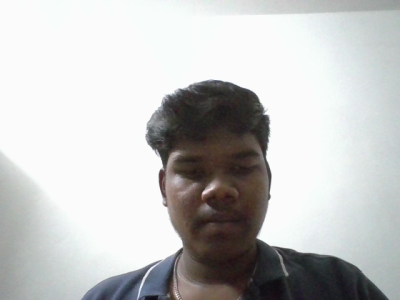
#> input picture dataset/natha da/00000.png, 400 x 300 px, given in place of the camera
$ python 1.data.py
#> lines starting #> are read from the running program, lines starting #| are printed output that depends on the picture; after the words box and inside, x2 and y2 are one past the last pixel; in counts of white or black regions, pixels touching at a corner belong together
import imutils
import time
import cv2
import csv
import os

# Load Haar Cascade for face detection
cascade = 'haarcascade_frontalface_default.xml'
detector = cv2.CascadeClassifier(cascade)

# User input
Name = str(input("Enter your Name : "))
#> the answer given: dataset/natha da/00000.png
Roll_Number = int(input("Enter your Roll_Number : "))
#> the answer given: 3
dataset = 'dataset'
sub_data = Name
path = os.path.join(dataset, sub_data)

# Ensure folders exist
if not os.path.exists(dataset):
    os.mkdir(dataset)

if not os.path.exists(path):
    os.mkdir(path)

# Write student info to CSV
info = [str(Name), str(Roll_Number)]
with open('student.csv', 'a', newline='') as csvFile:
    writer = csv.writer(csvFile)
    writer.writerow(info)

print("Starting video stream...")
cam = cv2.VideoCapture(0)  # You can change to 0 if 1 doesn't work
time.sleep(2.0)
total = 0

# Capture face images
while total < 100:
    ret, frame = cam.read()
#> frame is the input picture: shape (300, 400, 3); mean B, G, R 194.4, 195.1, 194.5
    if not ret or frame is None:
        print("Failed to grab frame.")
        break

    img = imutils.resize(frame, width=400)
    gray = cv2.cvtColor(img, cv2.COLOR_BGR2GRAY)
    rects = detector.detectMultiScale(gray, scaleFactor=1.1, minNeighbors=5, minSize=(30, 30))
#> rects = [[153, 125, 119, 119]]

    for (x, y, w, h) in rects:
        cv2.rectangle(frame, (x, y), (x + w, y + h), (0, 255, 0), 2)
        img_path = os.path.join(path, f"{str(total).zfill(5)}.png")
        cv2.imwrite(img_path, img)
        total += 1
#> this loop made 1 pass
#> (x, y, w, h, total) on pass 1: (153, 125, 119, 119, 1)
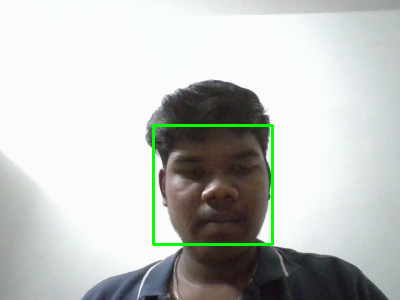
#> frame: shape (300, 400, 3); 1.19% of pixels changed, all inside (x1, y1, x2, y2) = (152, 124, 274, 246)
#> after the loop, total = 1

    cv2.imshow("Frame", frame)
    if cv2.waitKey(1) & 0xFF == ord("q"):
#> (key q is pressed here)
        break

cam.release()
cv2.destroyAllWindows()
